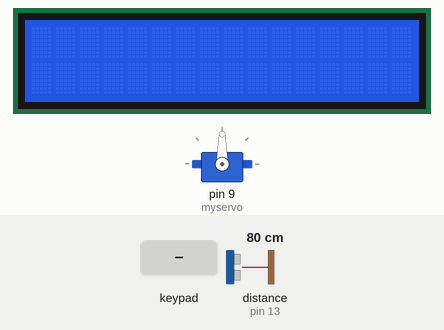
This sketch was run on a simulated Arduino Mega 2560, built with avr-gcc and run on an emulated ATmega2560. On the bench: servo, 16×2 character LCD. Wiring (inferred from the names in the program): ultrasonic range finder: trigger pin 12; echo pin 13. The inputs (shaded band) are chosen by the test bench; at power-on: distance to the obstacle (sensor on pin 13) 80 cm. The echo pulse lasts 58.3 µs per cm.

Above: at 1.2 s.
1.3 s: distance to the obstacle (sensor on pin 13) set to 2 cm
At 2.1 s:
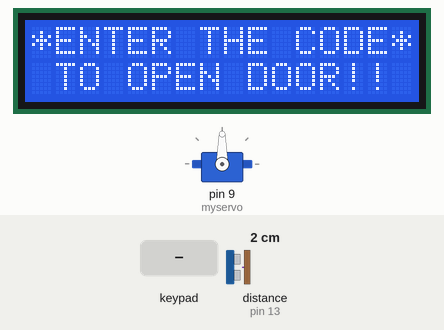
2.8 s: keypad keys 0 0 0 0 pressed 0.4 s apart
At 5.9 s:
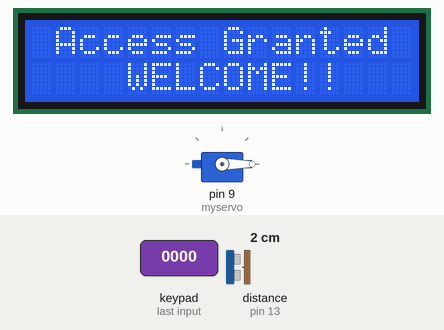
15.3 s: keypad keys 3 1 3 3 3 5 3 7 pressed 0.4 s apart
At 20.5 s:
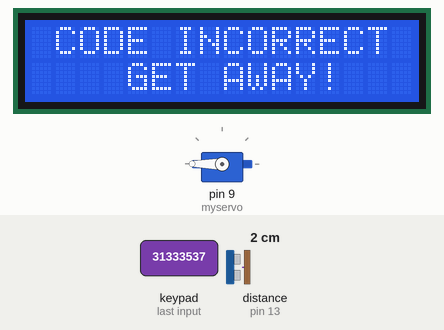
20.6 s: distance to the obstacle (sensor on pin 13) set to 9 cm
Timing chart, 0 to 23.6 s (numbered marks = the images above; inputs shaded):
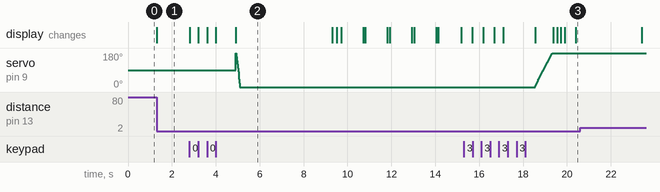

Measured:
- after the input at 1.3 s, the display: changes at once (image 1)
- after the input at 2.8 s, the display: first changes at once (image 2 shows a later state)
- after the input at 15.3 s, the display: first differs from a run without the input after 4.1 s (image 3 shows a later state)
- what the display in image 2 shows lasts 4.4 s, from 4.9 s to 9.3 s

The sketch:

testing.ino
```cpp
#include <LiquidCrystal.h>
#include <Servo.h>
#include <Keypad.h>

#define trigPin 12
#define echoPin 13

Servo myservo;
int pos=0; // position of servo motor
LiquidCrystal lcd(1,2,4,5,6,7);
const byte rows=4;
const byte cols=3;

char key[rows][cols]={
{'1','2','3'},
{'4','5','6'},
{'7','8','9'},
{'*','0','#'}
};
byte rowPins[rows]={31,33,35,37};
byte colPins[cols]={41,43,45};
Keypad keypad= Keypad(makeKeymap(key),rowPins,colPins,rows,cols);
char* password="0000";
int currentposition=0;


void setup()
{
  //ultrason---------------
pinMode(trigPin, OUTPUT);
pinMode(echoPin, INPUT);
//----------------------
displayscreen();
//Serial.begin(9600);
myservo.attach(9); //Servo motor connection

lcd.begin(16,2);

}

void loop()
{
  //-----------------------
long duration, distance;
digitalWrite(trigPin, LOW); // Added this line
delayMicroseconds(2); // Added this line
digitalWrite(trigPin, HIGH);
delayMicroseconds(10); // Added this line
digitalWrite(trigPin, LOW);
duration = pulseIn(echoPin, HIGH);
distance = (duration/2) / 29.1; // conversion in cm
//---------------------------------------
if(duration<500){
if( currentposition==0)
{
displayscreen();

}
int l ;
char code=keypad.getKey();
if(code!=NO_KEY)
{
lcd.clear();
lcd.setCursor(0,0);
lcd.print("PASSWORD:");
lcd.setCursor(7,1);
lcd.print(" ");
lcd.setCursor(7,1);
for(l=0;l<=currentposition;++l)
{

lcd.print("*");
//keypress();
}

if (code==password[currentposition])
{
++currentposition;
if(currentposition==4)
{

unlockdoor();
currentposition=0;

}

}


else
{
++currentposition;
if(currentposition==4)
{
incorrect();
currentposition=0;
}
}
}
}
}
//------------------ Function 1- OPEN THE DOOR--------------//

void unlockdoor()
{
delay(900);

lcd.setCursor(0,0);
lcd.println(" ");
lcd.setCursor(1,0);
lcd.print("Access Granted");
lcd.setCursor(4,1);
lcd.println("WELCOME!!");
lcd.setCursor(15,1);
lcd.println(" ");
lcd.setCursor(16,1);
lcd.println(" ");
lcd.setCursor(14,1);
lcd.println(" ");
lcd.setCursor(13,1);
lcd.println(" ");

for(pos = 180; pos>=0; pos-=5) // open the door
{
myservo.write(pos);
delay(5);
}
delay(2000);


delay(1000);
counterbeep();

delay(1000);

for(pos = 0; pos <= 180; pos +=5) // close the door
{ // in steps of 1 degree
myservo.write(pos);
delay(15);


currentposition=0;

lcd.clear();
displayscreen();

}
}

//--------------------Function 2- Wrong code--------------//

void incorrect()
{
delay(500);
lcd.clear();
lcd.setCursor(1,0);
lcd.print("CODE");
lcd.setCursor(6,0);
lcd.print("INCORRECT");
lcd.setCursor(15,1);
lcd.println(" ");
lcd.setCursor(4,1);
lcd.println("GET AWAY!!!");

lcd.setCursor(13,1);
lcd.println(" ");
Serial.println("CODE INCORRECT YOU ARE UNAUTHORIZED");
delay(3000);
lcd.clear();
displayscreen();
}
//-------Function 3 - CLEAR THE SCREEN--------------------/
void clearscreen()
{
lcd.setCursor(0,0);
lcd.println(" ");
lcd.setCursor(0,1);
lcd.println(" ");
lcd.setCursor(0,2);
lcd.println(" ");
lcd.setCursor(0,3);
lcd.println(" ");
}

//------------Function 4 - DISPLAY FUNCTION--------------------//
void displayscreen()
{

lcd.setCursor(0,0);
lcd.println("*ENTER THE CODE*");
lcd.setCursor(1 ,1);

lcd.println("TO OPEN DOOR!!");
}


//--------------Function 5 - Count down------------------//
void counterbeep()
{
delay(1200);


lcd.clear();

lcd.setCursor(2,15);
lcd.println(" ");
lcd.setCursor(2,14);
lcd.println(" ");
lcd.setCursor(2,0);
delay(200);
lcd.println("GET IN WITHIN:::");

lcd.setCursor(4,1);
lcd.print("5");
delay(200);
lcd.clear();
lcd.setCursor(2,0);
lcd.println("GET IN WITHIN:");
delay(1000);
lcd.setCursor(2,0);
lcd.println("GET IN WITHIN:");
lcd.setCursor(4,1); //2
lcd.print("4");
delay(100);
lcd.clear();
lcd.setCursor(2,0);
lcd.println("GET IN WITHIN:");
delay(1000);

lcd.setCursor(2,0);
lcd.println("GET IN WITHIN:");
lcd.setCursor(4,1);
lcd.print("3");
delay(100);
lcd.clear();
lcd.setCursor(2,0);
lcd.println("GET IN WITHIN:");
delay(1000);

lcd.setCursor(2,0);
lcd.println("GET IN WITHIN:");
lcd.setCursor(4,1);
lcd.print("2");
delay(100);
lcd.clear();
lcd.setCursor(2,0);
lcd.println("GET IN WITHIN:");
delay(1000);

lcd.setCursor(4,1);
lcd.print("1");
delay(100);
lcd.clear();
lcd.setCursor(2,0);
lcd.println("GET IN WITHIN::");

delay(1000);
delay(40);
lcd.clear();
lcd.setCursor(2,0);
lcd.print("RE-LOCKING");
delay(500);
lcd.setCursor(12,0);
lcd.print(".");
delay(500);
lcd.setCursor(13,0);
lcd.print(".");
delay(500);
lcd.setCursor(14,0);
lcd.print(".");
delay(400);
lcd.clear();
lcd.setCursor(4,0);
lcd.print("LOCKED!");
delay(440);
}
```
